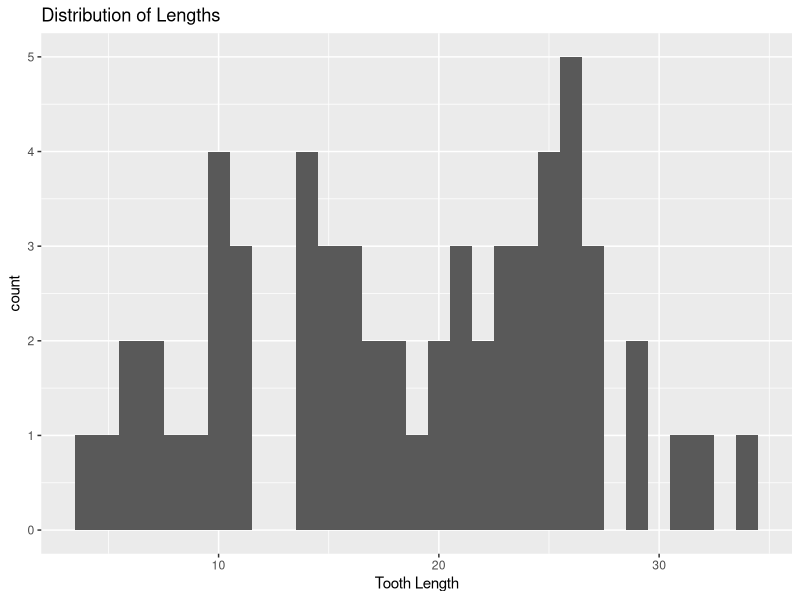
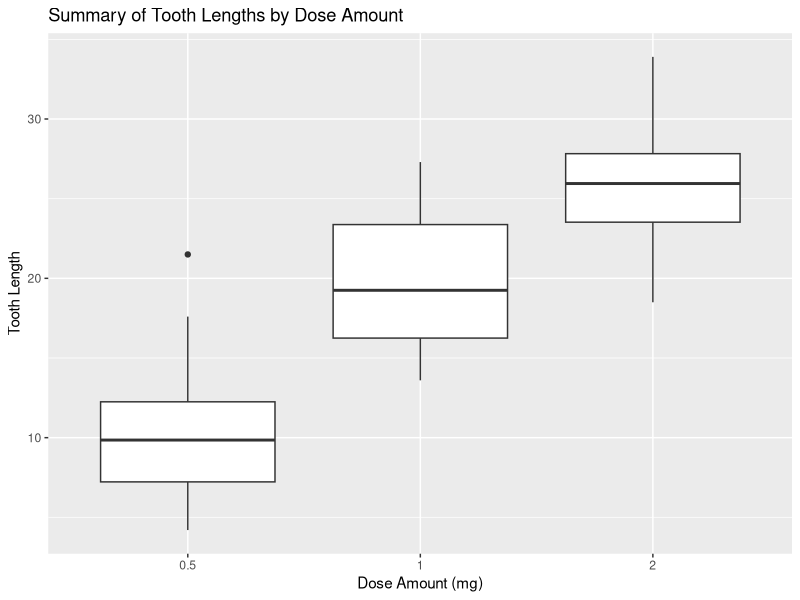
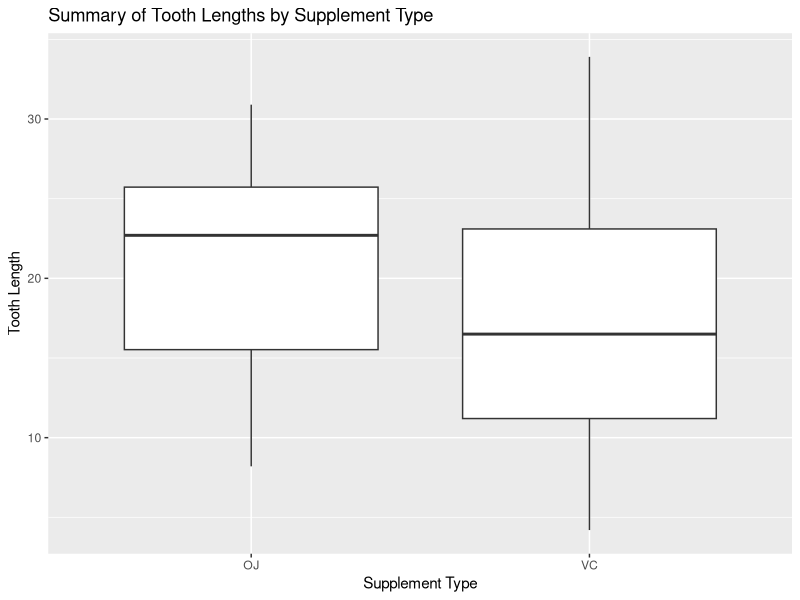
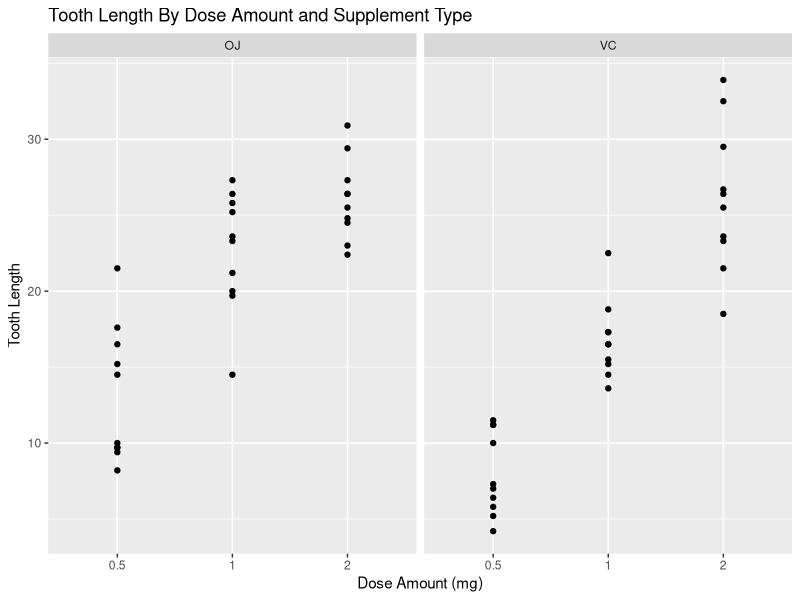

Recreate these plots in R, in order.
## ---- chunk 1

library(datasets)
library(ggplot2)

# load the data
data(ToothGrowth)

## ---- chunk 2

# basic summary
summary(ToothGrowth)

## ---- chunk 3

g <- ggplot(aes(len), data = ToothGrowth)
g + geom_histogram(binwidth = 1) + 
    ggtitle("Distribution of Lengths") +
    xlab("Tooth Length")

## ---- chunk 4

g <- ggplot(aes(y = len, x = factor(dose)), data = ToothGrowth)
g + geom_boxplot() + 
    ggtitle("Summary of Tooth Lengths by Dose Amount") +
    xlab("Dose Amount (mg)") +
    ylab("Tooth Length")

## ---- chunk 5

g <- ggplot(aes(y = len, x = factor(supp)), data = ToothGrowth)
g + geom_boxplot() + 
    ggtitle("Summary of Tooth Lengths by Supplement Type") +
    xlab("Supplement Type") +
    ylab("Tooth Length")

## ---- chunk 6

g <- ggplot(aes(y = len, x = factor(dose)), data = ToothGrowth)
g + geom_point() + 
    facet_wrap(~ supp) + 
    ggtitle("Tooth Length By Dose Amount and Supplement Type") +
    xlab("Dose Amount (mg)") +
    ylab("Tooth Length")

## ---- chunk 7

means <- tapply(ToothGrowth$len, ToothGrowth$dose, mean)
st.devs <- tapply(ToothGrowth$len, ToothGrowth$dose, sd)

## ---- chunk 8

# each sample has 20 guinea pigs
st.errs <- st.devs / sqrt(20) 

## ---- chunk 9

df <- data.frame(doseAmount = unique(ToothGrowth$dose),
           meanLength = as.numeric(means), 
           sdLength = as.numeric(st.devs),
           seMean = as.numeric(st.errs))

for(i in 1:nrow(df)) {
    print(df[i,c("meanLength")] + c(-1, 1) * 1.96 * df[i,c("seMean")])
}

## ---- chunk 10

orange.juice <- ToothGrowth[ToothGrowth$supp == "OJ",]
ascorbic.acid <- ToothGrowth[ToothGrowth$supp == "VC",]

# Two-sided test first
t.test(orange.juice$len, ascorbic.acid$len)

